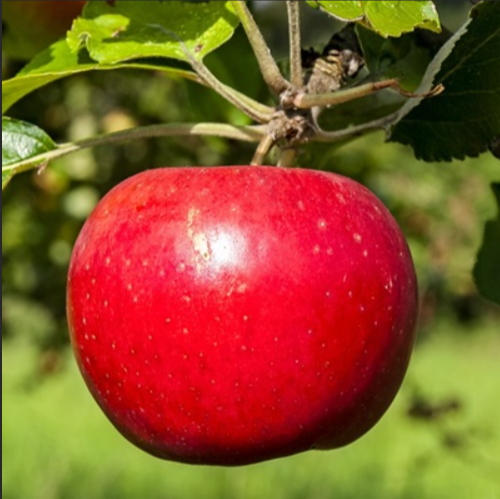
#> input picture tool/apple_1.jpg, 500 x 499 px
$ python drawBox.py
#> lines starting #> are read from the running program, lines starting #| are printed output that depends on the picture; after the words box and inside, x2 and y2 are one past the last pixel; in counts of white or black regions, pixels touching at a corner belong together
import cv2
import numpy as np
import xml.etree.ElementTree as ET

def dbox(img_path,xml_path):
#> called with img_path = 'apple_1.jpg', xml_path = 'apple_1.xml'
    in_file = open(xml_path)
#> (reads tool/apple_1.xml from the repository)
    tree = ET.parse(in_file)
    xmlroot = tree.getroot()
    for object in xmlroot.findall('object'):  # 找到root节点下的所有country节点
        class_name = object.find("name").text
        bndbox = object.find('bndbox')  # 子节点下节点rank的值
        # b_box 左上角坐标
        ptLeftTop = np.array([int(bndbox.find('xmin').text), int(bndbox.find('ymin').text)])
        # b_box 右下角坐标
        ptRightBottom = np.array([int(bndbox.find('xmax').text), int(bndbox.find('ymax').text)])

    # 框的颜色
    point_color = (0, 255, 0)
    # 线的厚度
    thickness = 2
    # 线的类型
    lineType = 4

    # (500, 375, 3) -> h w c
    src = cv2.imread(img_path)
#> src is the input picture: shape (499, 500, 3); mean B, G, R 41.1, 83.4, 138.1
    src = np.array(src)
    # 画 b_box
    cv2.rectangle(src, tuple(ptLeftTop), tuple(ptRightBottom), point_color, thickness, lineType)

    # 获取文字区域框大小
    t_size = cv2.getTextSize(class_name, 1, cv2.FONT_HERSHEY_PLAIN, 1)[0]
    # 获取 文字区域右下角坐标
    textlbottom = ptLeftTop + np.array(list(t_size))
    # 绘制文字区域矩形框
    cv2.rectangle(src, tuple(ptLeftTop), tuple(textlbottom), point_color, -1)
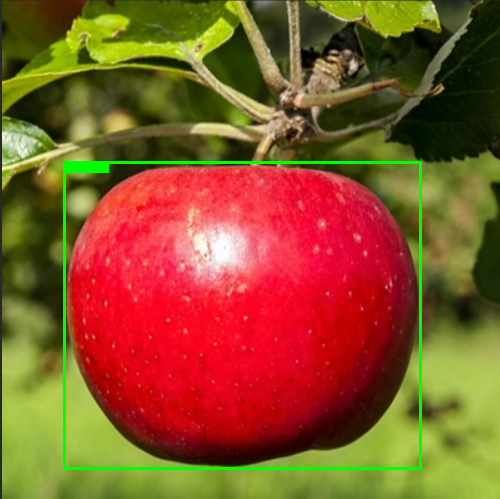
#> src: shape (499, 500, 3); mean B, G, R 40.3, 85.6, 136.1
    # 计算文字起始位置偏移
    ptLeftTop[1] = ptLeftTop[1] + (t_size[1] / 2 + 4)
    # 绘字
    cv2.putText(src, class_name, tuple(ptLeftTop), cv2.FONT_HERSHEY_PLAIN, 1.0, (255, 0, 255), 1)
#> src: shape (499, 500, 3); 0.04% of pixels changed, all inside (x1, y1, x2, y2) = (66, 161, 106, 174)
    cv2.imwrite("test.jpg",src)

if __name__ == '__main__':
    dbox("apple_1.jpg","apple_1.xml")
